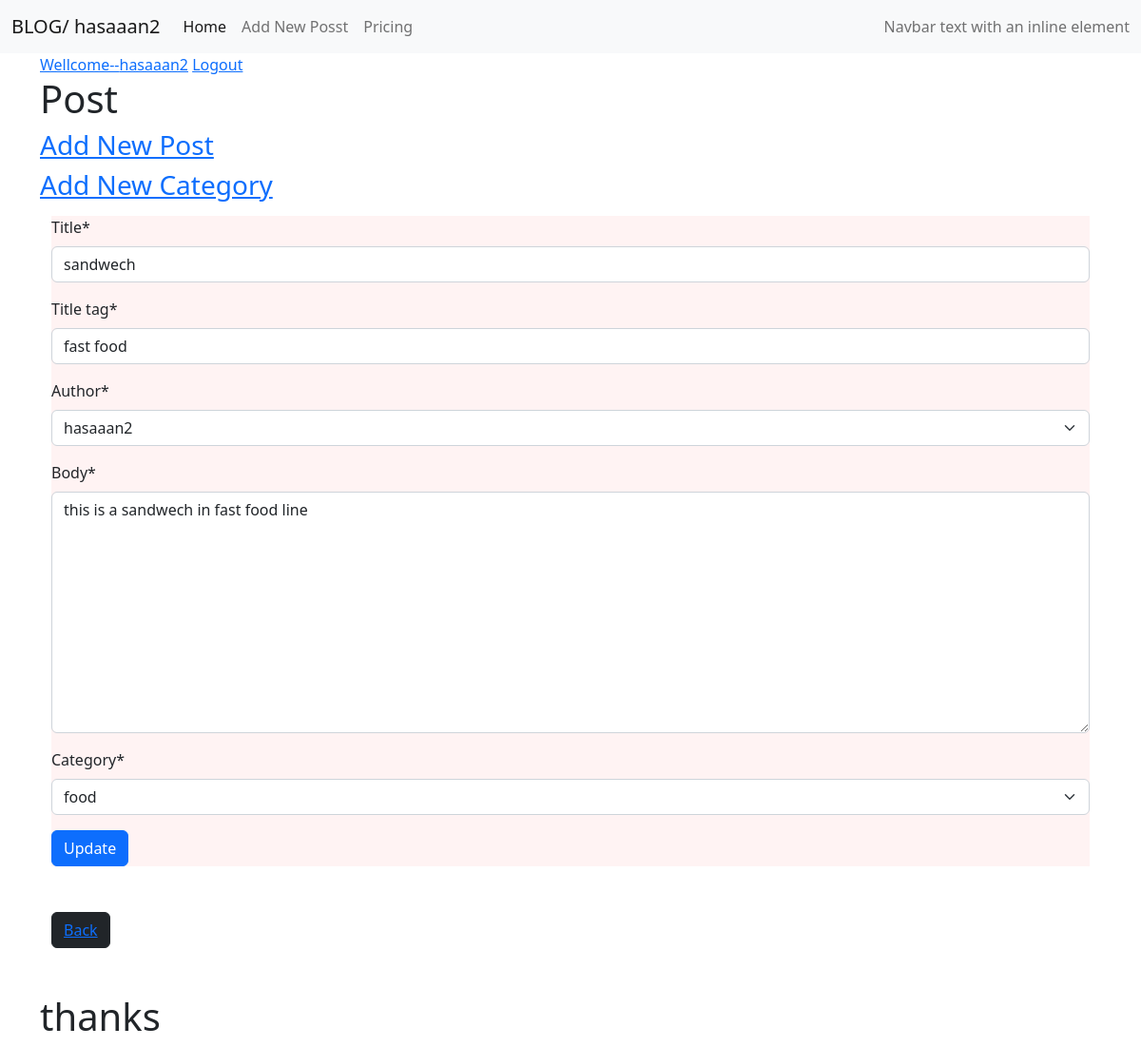
The page /update_post/1/ (signed in) on the database its author committed.
### theblog/models.py (models this page shows, shortened)
class Post (models.Model):
    title = models.CharField(max_length=255)
    title_tag = models.CharField(max_length=255, default='The Top')
    author = models.ForeignKey(User, on_delete=models.CASCADE)
    body = models.TextField()
    post_date = models.DateField(auto_now_add=True)
    category = models.ForeignKey(Category, max_length=25,on_delete=models.CASCADE)

### theblog/views.py (the view)
# urls.py: path('update_post/<int:pk>/',views.UpdatePostView.as_view(),name='update_post'),
class UpdatePostView(UpdateView):
    model= Post
    template_name = 'theblog/update_post.html'
    fields = '__all__'

### theblog/models.py (called while the page is built)
    def __str__(self):
        return self.name

### theblog/templates/theblog/update_post.html (shortened to what this page needs)
{% extends "theblog/home.html" %}
{% load crispy_forms_tags %}
{% block content %}
<div class="container">
   {% if user.is_authenticated %}
   <form style="background-color: rgb(255, 243, 243);" method="POST">
    {{form|crispy}}
    <button type="submit" class="btn btn-primary">Update</button>
   </form>
   {%else%}
   <h1>you,er not Login/h1>
   {%endif%}
   <br>
   <br>
   <button type="button" class="btn btn-dark "><a href="{% url 'home' %}">Back</a></button>
</div>
<br><br>
<h1>thanks</h1>
{% endblock content %}

### theblog/templates/theblog/home.html (shortened to what this page needs)
<!DOCTYPE html>
{% load static %}
<html lang="en">
<head>
    <link rel="stylesheet" href="{% static 'css/bootstrap.css' %}">
</head>
<body>
    <nav class="navbar navbar-expand-lg bg-light">
        <div class="container-fluid">
          <a class="navbar-brand" href="{% url 'home' %}">BLOG/ {{post.author}}</a>
          <div class="collapse navbar-collapse" id="navbarText">
            <ul class="navbar-nav me-auto mb-2 mb-lg-0">
              <li class="nav-item">
                <a class="nav-link active" aria-current="page" href="{% url 'home' %}">Home</a>
              </li>
              <li class="nav-item">
                <a class="nav-link" href="{% url 'add_post' %}">Add New Posst</a>
              </li>
              <li class="nav-item">
                <a class="nav-link" href="#">Pricing</a>
              </li>
            </ul>
            <span class="navbar-text">
              Navbar text with an inline element
            </span>
          </div>
        </div>
      </nav>
    <section>
        <div class="container">
          <div>
            {% if user.is_authenticated %}
            <a href="#">Wellcome--{{user.username}}</a>
            <a href="{% url 'logout' %}">Logout</a>
            {% else %}
            <a href="{% url 'login' %}">Login</a>
            {% endif %}
          </div>
            <h1>Post</h1>
            {% if user.is_authenticated %}
            <h3><a href="{% url 'add_post' %}">Add New Post</a></h3>
            <h3><a href="{% url 'add_category' %}">Add New Category</a></h3>
            {%endif%}
        </div>
     </section>
    <div class="container">
        {% block content %}
        {% endblock content %}
    </div>
</body>
</html>

### rows shown on the page
Post: author "hasaaan2", title "sandwech", title_tag "fast food", body "this is a sandwech in fast food line", category "food"

### other values the page prints
{{ user.username }} "hasaaan2"
